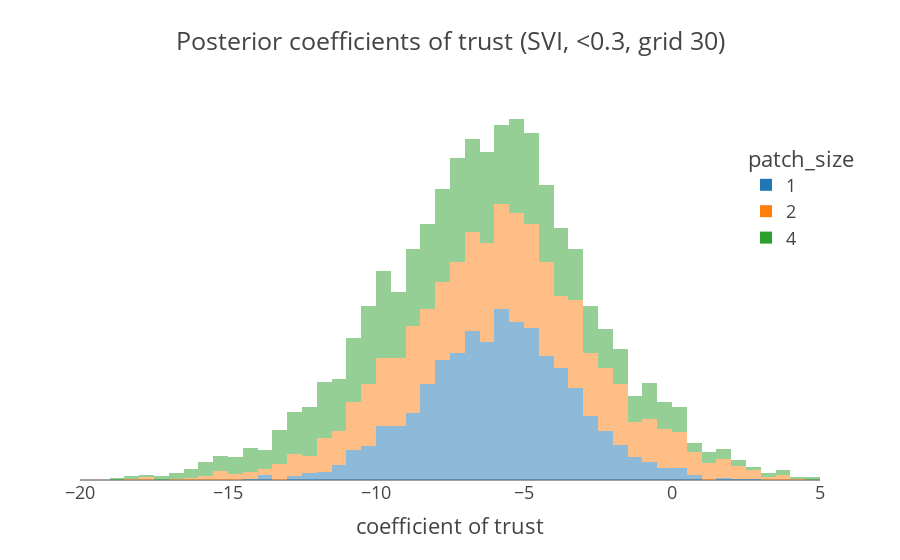

Here is the notebook cell this chart was saved with:
### Code cell
plot_coefs(sample30l, "<0.3", 30)

### Figure 1 — Plotly figure (JSON) as saved in the notebook; plotly's stock layout.template omitted (floating-point values rounded to 4 significant figures; data arrays with more than 128 entries replaced by an {"elided": "..."} marker saying what was removed)
{"data": [{"alignmentgroup": "True", "bingroup": "x", "hovertemplate": "patch_size=1<br>coefficient of trust=%{x}<br>count=%{y}<extra></extra>", "legendgroup": "1", "marker": {"color": "#1F77B4", "opacity": 0.5, "pattern": {"shape": ""}}, "name": "1", "nbinsx": 90, "offsetgroup": "1", "orientation": "v", "showlegend": true, "type": "histogram", "x": {"elided": "2000 float values"}, "xaxis": "x", "yaxis": "y"}, {"alignmentgroup": "True", "bingroup": "x", "hovertemplate": "patch_size=2<br>coefficient of trust=%{x}<br>count=%{y}<extra></extra>", "legendgroup": "2", "marker": {"color": "#FF7F0E", "opacity": 0.5, "pattern": {"shape": ""}}, "name": "2", "nbinsx": 90, "offsetgroup": "2", "orientation": "v", "showlegend": true, "type": "histogram", "x": {"elided": "2000 float values"}, "xaxis": "x", "yaxis": "y"}, {"alignmentgroup": "True", "bingroup": "x", "hovertemplate": "patch_size=4<br>coefficient of trust=%{x}<br>count=%{y}<extra></extra>", "legendgroup": "4", "marker": {"color": "#2CA02C", "opacity": 0.5, "pattern": {"shape": ""}}, "name": "4", "nbinsx": 90, "offsetgroup": "4", "orientation": "v", "showlegend": true, "type": "histogram", "x": {"elided": "2000 float values"}, "xaxis": "x", "yaxis": "y"}], "layout": {"barmode": "relative", "legend": {"title": {"text": "patch_size"}, "tracegroupgap": 0, "x": 0.9, "xanchor": "left", "y": 0.9, "yanchor": "top"}, "title": {"text": "Posterior coefficients of trust (SVI, <0.3, grid 30)"}, "xaxis": {"anchor": "y", "domain": [0, 1], "range": [-20, 5], "title": {"text": "coefficient of trust"}}, "yaxis": {"anchor": "x", "domain": [0, 1], "showgrid": false, "showticklabels": false, "title": {"text": ""}}}}
